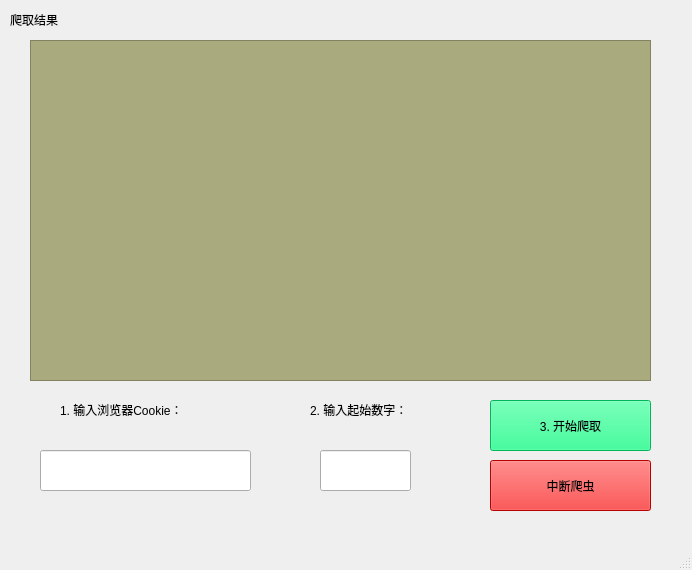
<?xml version="1.0" encoding="UTF-8"?>
<ui version="4.0">
 <class>MainWindow</class>
 <widget class="QMainWindow" name="MainWindow">
  <property name="geometry">
   <rect>
    <x>0</x>
    <y>0</y>
    <width>692</width>
    <height>570</height>
   </rect>
  </property>
  <property name="windowTitle">
   <string>MainWindow</string>
  </property>
  <property name="styleSheet">
   <string notr="true"/>
  </property>
  <widget class="QWidget" name="centralwidget">
   <widget class="QPushButton" name="beginBtn">
    <property name="geometry">
     <rect>
      <x>490</x>
      <y>400</y>
      <width>161</width>
      <height>51</height>
     </rect>
    </property>
    <property name="toolTip">
     <string>&lt;html&gt;&lt;head/&gt;&lt;body&gt;&lt;p&gt;&lt;span style=&quot; font-size:12pt; font-weight:600;&quot;&gt;请确定id和cookie输入无误再开始爬取&lt;/span&gt;&lt;/p&gt;&lt;/body&gt;&lt;/html&gt;</string>
    </property>
    <property name="styleSheet">
     <string notr="true">background-color: rgb(0, 255, 127);
font: 75 14pt &quot;微软雅黑&quot;;</string>
    </property>
    <property name="text">
     <string>3. 开始爬取</string>
    </property>
   </widget>
   <widget class="QTextEdit" name="textEdit">
    <property name="geometry">
     <rect>
      <x>30</x>
      <y>40</y>
      <width>621</width>
      <height>341</height>
     </rect>
    </property>
    <property name="styleSheet">
     <string notr="true">background-color: rgb(170, 170, 127);
font: 11pt &quot;微软雅黑&quot;;
border-color: rgb(0, 0, 0);</string>
    </property>
   </widget>
   <widget class="QLabel" name="label">
    <property name="geometry">
     <rect>
      <x>10</x>
      <y>10</y>
      <width>61</width>
      <height>20</height>
     </rect>
    </property>
    <property name="styleSheet">
     <string notr="true">font: 75 11pt &quot;微软雅黑&quot;;</string>
    </property>
    <property name="text">
     <string>爬取结果</string>
    </property>
   </widget>
   <widget class="QLineEdit" name="cookieLine">
    <property name="geometry">
     <rect>
      <x>40</x>
      <y>450</y>
      <width>211</width>
      <height>41</height>
     </rect>
    </property>
    <property name="toolTip">
     <string>&lt;html&gt;&lt;head/&gt;&lt;body&gt;&lt;p&gt;&lt;span style=&quot; font-size:12pt; font-weight:600;&quot;&gt;请更新cookie，不填则使用上次cookie&lt;/span&gt;&lt;/p&gt;&lt;/body&gt;&lt;/html&gt;</string>
    </property>
    <property name="styleSheet">
     <string notr="true">font: 11pt &quot;微软雅黑&quot;;</string>
    </property>
    <property name="text">
     <string/>
    </property>
   </widget>
   <widget class="QLabel" name="cookieLabel">
    <property name="geometry">
     <rect>
      <x>60</x>
      <y>400</y>
      <width>151</width>
      <height>20</height>
     </rect>
    </property>
    <property name="styleSheet">
     <string notr="true">font: 75 11pt &quot;微软雅黑&quot;;</string>
    </property>
    <property name="text">
     <string>1. 输入浏览器Cookie：</string>
    </property>
   </widget>
   <widget class="QLabel" name="cookieLabel_2">
    <property name="geometry">
     <rect>
      <x>310</x>
      <y>400</y>
      <width>121</width>
      <height>20</height>
     </rect>
    </property>
    <property name="styleSheet">
     <string notr="true">font: 75 11pt &quot;微软雅黑&quot;;</string>
    </property>
    <property name="text">
     <string>2. 输入起始数字：</string>
    </property>
   </widget>
   <widget class="QLineEdit" name="numLine">
    <property name="geometry">
     <rect>
      <x>320</x>
      <y>450</y>
      <width>91</width>
      <height>41</height>
     </rect>
    </property>
    <property name="toolTip">
     <string>&lt;html&gt;&lt;head/&gt;&lt;body&gt;&lt;p&gt;&lt;span style=&quot; font-size:12pt; font-weight:600;&quot;&gt;请更新cookie，不填则使用上次cookie&lt;/span&gt;&lt;/p&gt;&lt;/body&gt;&lt;/html&gt;</string>
    </property>
    <property name="styleSheet">
     <string notr="true">font: 11pt &quot;微软雅黑&quot;;</string>
    </property>
    <property name="text">
     <string/>
    </property>
   </widget>
   <widget class="QPushButton" name="endBtn">
    <property name="geometry">
     <rect>
      <x>490</x>
      <y>460</y>
      <width>161</width>
      <height>51</height>
     </rect>
    </property>
    <property name="toolTip">
     <string>&lt;html&gt;&lt;head/&gt;&lt;body&gt;&lt;p&gt;&lt;span style=&quot; font-size:12pt; font-weight:600;&quot;&gt;请确定id和cookie输入无误再开始爬取&lt;/span&gt;&lt;/p&gt;&lt;/body&gt;&lt;/html&gt;</string>
    </property>
    <property name="styleSheet">
     <string notr="true">background-color: rgb(255, 0, 0);
font: 75 14pt &quot;微软雅黑&quot;;</string>
    </property>
    <property name="text">
     <string>中断爬虫</string>
    </property>
   </widget>
  </widget>
  <widget class="QMenuBar" name="menubar">
   <property name="geometry">
    <rect>
     <x>0</x>
     <y>0</y>
     <width>692</width>
     <height>23</height>
    </rect>
   </property>
  </widget>
  <widget class="QStatusBar" name="statusbar"/>
 </widget>
 <resources/>
 <connections/>
</ui>
